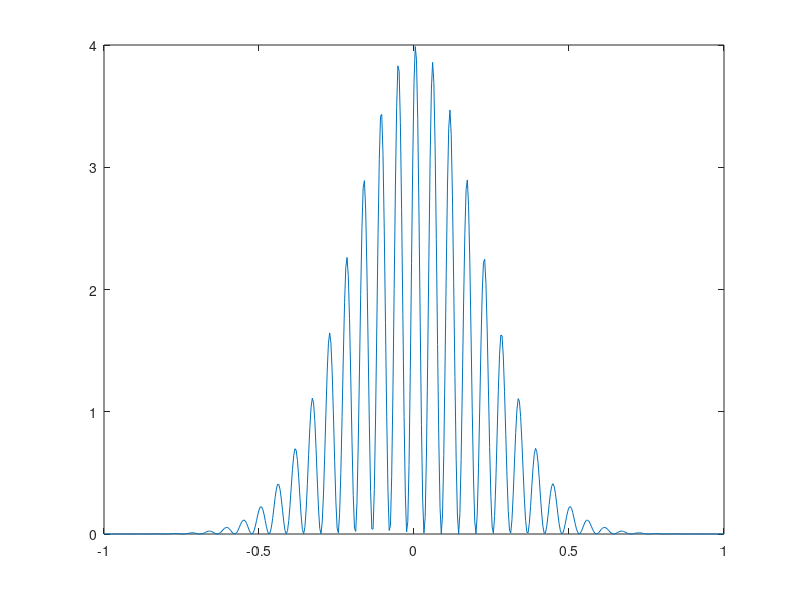

The MATLAB script that drew this image:
%Photonic Generation
j=(-1)^0.5;
Omega2=87.4;%ps^2
tao0=210*10^-3;%ps
deltat=9.88;%ps
Psi=0;
tao=abs(Omega2)/tao0;%ps
fc=deltat/(2*pi*abs(Omega2))*1000;%GHz
TBWP=abs(Omega2)*fc/1000*(1/tao0-2*pi*fc/1000);
t=-1:0.004:1;%ns
t=1000.*t;
Ed=exp(t.^2/(tao)).*exp(-j*t.^2/(2*Omega2));
Eout=(exp(-(t-deltat).^2/tao^2).*exp(-j*(t-deltat).^2/(2*Omega2))+exp(-t.^2/tao^2).*exp(-j*t.^2/(2*Omega2)).*exp(j*Psi));
I=abs(Eout).^2;
plot(t/1000,I);
